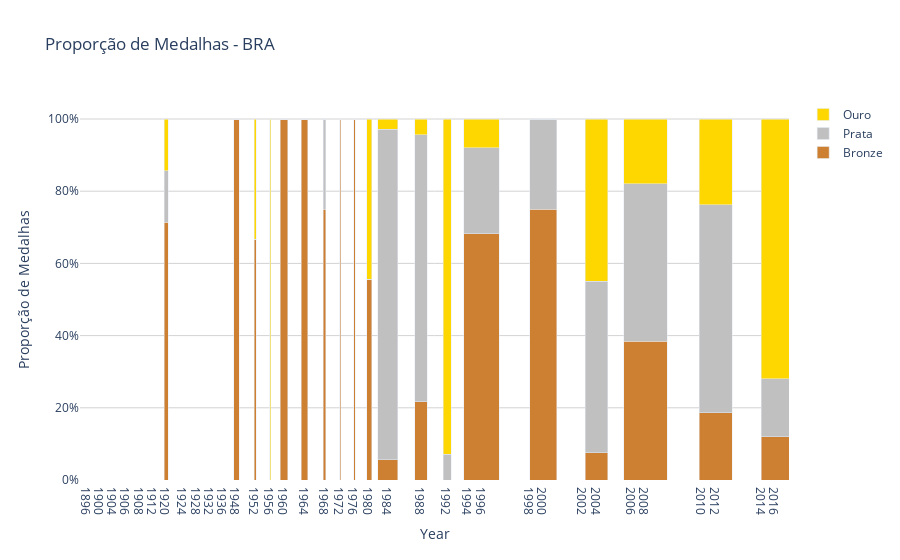

Notebook code cell kept with this figure:
### Code cell
plot_marimekko(df, 'BRA')

### Figure 1 — Plotly figure (JSON) as saved in the notebook; plotly's stock layout.template omitted (floating-point values rounded to 4 significant figures)
{"data": [{"base": 0, "customdata": [0, 0, 0, 0, 0, 0, 7, 0, 0, 0, 0, 10, 3, 1, 13, 12, 4, 2, 3, 9, 36, 23, 14, 0, 63, 0, 48, 0, 40, 0, 78, 0, 59, 0, 50], "hovertemplate": "Year: %{x}<br>Total de Medalhas: %{customdata}<br>Proporção de Bronzes: %{y:.2f}<extra></extra>", "marker": {"color": "#cd7f32"}, "name": "Bronze", "type": "bar", "width": [0, 0, 0, 0, 0, 0, 0.01474, 0, 0, 0, 0, 0.02105, 0.006316, 0.002105, 0.02737, 0.02526, 0.008421, 0.004211, 0.006316, 0.01895, 0.07579, 0.04842, 0.02947, 0, 0.1326, 0, 0.1011, 0, 0.08421, 0, 0.1642, 0, 0.1242, 0, 0.1053], "x": [0, 0.05, 0.1, 0.15, 0.2, 0.25, 0.3, 0.3647, 0.4147, 0.4647, 0.5147, 0.5647, 0.6358, 0.6921, 0.7442, 0.8216, 0.8968, 0.9553, 1.009, 1.066, 1.135, 1.261, 1.359, 1.438, 1.488, 1.671, 1.721, 1.872, 1.922, 2.056, 2.106, 2.321, 2.371, 2.545, 2.595], "y": [null, null, null, null, null, null, 0.7143, null, null, null, null, 1, 0.6667, 0, 1, 1, 0.75, 1, 1, 0.5556, 0.05556, 0.2174, 0, null, 0.6825, null, 0.75, null, 0.075, null, 0.3846, null, 0.1864, null, 0.12]}, {"base": [null, null, null, null, null, null, 0.7143, null, null, null, null, 1, 0.6667, 0, 1, 1, 0.75, 1, 1, 0.5556, 0.05556, 0.2174, 0, null, 0.6825, null, 0.75, null, 0.075, null, 0.3846, null, 0.1864, null, 0.12], "customdata": [0, 0, 0, 0, 0, 0, 7, 0, 0, 0, 0, 10, 3, 1, 13, 12, 4, 2, 3, 9, 36, 23, 14, 0, 63, 0, 48, 0, 40, 0, 78, 0, 59, 0, 50], "hovertemplate": "Year: %{x}<br>Total de Medalhas: %{customdata}<br>Proporção de Pratas: %{y:.2f}<extra></extra>", "marker": {"color": "#c0c0c0"}, "name": "Prata", "type": "bar", "width": [0, 0, 0, 0, 0, 0, 0.01474, 0, 0, 0, 0, 0.02105, 0.006316, 0.002105, 0.02737, 0.02526, 0.008421, 0.004211, 0.006316, 0.01895, 0.07579, 0.04842, 0.02947, 0, 0.1326, 0, 0.1011, 0, 0.08421, 0, 0.1642, 0, 0.1242, 0, 0.1053], "x": [0, 0.05, 0.1, 0.15, 0.2, 0.25, 0.3, 0.3647, 0.4147, 0.4647, 0.5147, 0.5647, 0.6358, 0.6921, 0.7442, 0.8216, 0.8968, 0.9553, 1.009, 1.066, 1.135, 1.261, 1.359, 1.438, 1.488, 1.671, 1.721, 1.872, 1.922, 2.056, 2.106, 2.321, 2.371, 2.545, 2.595], "y": [null, null, null, null, null, null, 0.1429, null, null, null, null, 0, 0, 0, 0, 0, 0.25, 0, 0, 0, 0.9167, 0.7391, 0.07143, null, 0.2381, null, 0.25, null, 0.475, null, 0.4359, null, 0.5763, null, 0.16]}, {"base": [null, null, null, null, null, null, 0.8571, null, null, null, null, 1, 0.6667, 0, 1, 1, 1, 1, 1, 0.5556, 0.9722, 0.9565, 0.07143, null, 0.9206, null, 1, null, 0.55, null, 0.8205, null, 0.7627, null, 0.28], "customdata": [0, 0, 0, 0, 0, 0, 7, 0, 0, 0, 0, 10, 3, 1, 13, 12, 4, 2, 3, 9, 36, 23, 14, 0, 63, 0, 48, 0, 40, 0, 78, 0, 59, 0, 50], "hovertemplate": "Year: %{x}<br>Total de Medalhas: %{customdata}<br>Proporção de Ouros: %{y:.2f}<extra></extra>", "marker": {"color": "#ffd700"}, "name": "Ouro", "type": "bar", "width": [0, 0, 0, 0, 0, 0, 0.01474, 0, 0, 0, 0, 0.02105, 0.006316, 0.002105, 0.02737, 0.02526, 0.008421, 0.004211, 0.006316, 0.01895, 0.07579, 0.04842, 0.02947, 0, 0.1326, 0, 0.1011, 0, 0.08421, 0, 0.1642, 0, 0.1242, 0, 0.1053], "x": [0, 0.05, 0.1, 0.15, 0.2, 0.25, 0.3, 0.3647, 0.4147, 0.4647, 0.5147, 0.5647, 0.6358, 0.6921, 0.7442, 0.8216, 0.8968, 0.9553, 1.009, 1.066, 1.135, 1.261, 1.359, 1.438, 1.488, 1.671, 1.721, 1.872, 1.922, 2.056, 2.106, 2.321, 2.371, 2.545, 2.595], "y": [null, null, null, null, null, null, 0.1429, null, null, null, null, 0, 0.3333, 1, 0, 0, 0, 0, 0, 0.4444, 0.02778, 0.04348, 0.9286, null, 0.07937, null, 0, null, 0.45, null, 0.1795, null, 0.2373, null, 0.72]}, {"base": 0, "marker": {"color": "rgba(0,0,0,0)"}, "showlegend": false, "type": "bar", "width": [0.02105], "x": [0.5647], "y": [0]}, {"base": 0, "marker": {"color": "rgba(0,0,0,0)"}, "showlegend": false, "type": "bar", "width": [0.02105], "x": [0.5647], "y": [0]}, {"base": 0, "marker": {"color": "rgba(0,0,0,0)"}, "showlegend": false, "type": "bar", "width": [0.006316], "x": [0.6358], "y": [0]}, {"base": 0, "marker": {"color": "rgba(0,0,0,0)"}, "showlegend": false, "type": "bar", "width": [0.002105], "x": [0.6921], "y": [0]}, {"base": 0, "marker": {"color": "rgba(0,0,0,0)"}, "showlegend": false, "type": "bar", "width": [0.002105], "x": [0.6921], "y": [0]}, {"base": 0, "marker": {"color": "rgba(0,0,0,0)"}, "showlegend": false, "type": "bar", "width": [0.02737], "x": [0.7442], "y": [0]}, {"base": 0, "marker": {"color": "rgba(0,0,0,0)"}, "showlegend": false, "type": "bar", "width": [0.02737], "x": [0.7442], "y": [0]}, {"base": 0, "marker": {"color": "rgba(0,0,0,0)"}, "showlegend": false, "type": "bar", "width": [0.02526], "x": [0.8216], "y": [0]}, {"base": 0, "marker": {"color": "rgba(0,0,0,0)"}, "showlegend": false, "type": "bar", "width": [0.02526], "x": [0.8216], "y": [0]}, {"base": 0, "marker": {"color": "rgba(0,0,0,0)"}, "showlegend": false, "type": "bar", "width": [0.008421], "x": [0.8968], "y": [0]}, {"base": 0, "marker": {"color": "rgba(0,0,0,0)"}, "showlegend": false, "type": "bar", "width": [0.004211], "x": [0.9553], "y": [0]}, {"base": 0, "marker": {"color": "rgba(0,0,0,0)"}, "showlegend": false, "type": "bar", "width": [0.004211], "x": [0.9553], "y": [0]}, {"base": 0, "marker": {"color": "rgba(0,0,0,0)"}, "showlegend": false, "type": "bar", "width": [0.006316], "x": [1.009], "y": [0]}, {"base": 0, "marker": {"color": "rgba(0,0,0,0)"}, "showlegend": false, "type": "bar", "width": [0.006316], "x": [1.009], "y": [0]}, {"base": 0, "marker": {"color": "rgba(0,0,0,0)"}, "showlegend": false, "type": "bar", "width": [0.01895], "x": [1.066], "y": [0]}, {"base": 0, "marker": {"color": "rgba(0,0,0,0)"}, "showlegend": false, "type": "bar", "width": [0.02947], "x": [1.359], "y": [0]}, {"base": 0, "marker": {"color": "rgba(0,0,0,0)"}, "showlegend": false, "type": "bar", "width": [0.1011], "x": [1.721], "y": [0]}], "layout": {"barmode": "stack", "plot_bgcolor": "white", "title": {"text": "Proporção de Medalhas - BRA"}, "xaxis": {"showgrid": false, "tickmode": "array", "ticktext": ["1896", "1900", "1904", "1906", "1908", "1912", "1920", "1924", "1928", "1932", "1936", "1948", "1952", "1956", "1960", "1964", "1968", "1972", "1976", "1980", "1984", "1988", "1992", "1994", "1996", "1998", "2000", "2002", "2004", "2006", "2008", "2010", "2012", "2014", "2016"], "tickvals": [0, 0.05, 0.1, 0.15, 0.2, 0.25, 0.3, 0.3647, 0.4147, 0.4647, 0.5147, 0.5647, 0.6358, 0.6921, 0.7442, 0.8216, 0.8968, 0.9553, 1.009, 1.066, 1.135, 1.261, 1.359, 1.438, 1.488, 1.671, 1.721, 1.872, 1.922, 2.056, 2.106, 2.321, 2.371, 2.545, 2.595], "title": {"text": "Year"}}, "yaxis": {"gridcolor": "lightgray", "tickformat": ".0%", "title": {"text": "Proporção de Medalhas"}}}}
